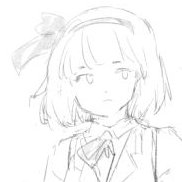
#> input picture test/rough/a.jpg, 182 x 182 px; its folder holds 4 pictures in this run
$ python koma_windows.py --root ../../test/rough
#> lines starting #> are read from the running program, lines starting #| are printed output that depends on the picture
"""Cut a koma panel into 480px windows and put it back.

Registered 2026-10-10 in doc/work_log.md. The window is an implementation
detail of the network; the unit of judgement is the panel, so everything the
model produces has to come back to panel coordinates before it is scored.

  size 480, stride 480 - OVERLAP, OVERLAP = 64
  the last row and column are CLAMPED to the panel edge, not padded, so a
  window always contains real image
  a panel under 480 in a dimension is padded with background white and the
  pad is removed before scoring  (shortcut, see doc/shortcuts.md)

  stitch(reduce="overwrite")  reproduces the input exactly -- IC4 runs on this
  stitch(reduce="mean")       averages overlapping predictions, then 0.5

IC4, the registered stop rule: cut a panel, reassemble, compare against the
panel PNG **as it sits on disk** -- not against our own tiling. Bit-identical
or nothing is trained. An off-by-one in the grid is invisible in every metric.
"""

import argparse
import sys
from pathlib import Path

import cv2
import numpy as np

SIZE = 480
OVERLAP = 64
BG = 255           # background white, the pad value


def grid(h, w, size=SIZE, overlap=OVERLAP):
    """Top-left corners covering (h, w). Clamped at the far edge, so the last
    window overlaps its neighbour by more than `overlap` rather than running
    past the panel."""
    stride = size - overlap
    assert stride > 0, "overlap must be smaller than the window"

    def starts(n):
        if n <= size:
            return [0]
        out = list(range(0, n - size + 1, stride))
        if out[-1] != n - size:
            out.append(n - size)
        return out
    return [(y, x) for y in starts(h) for x in starts(w)]


def pad_to(img, size=SIZE, value=BG):
    """Pad up to at least `size` in both dimensions. Returns (padded, (h, w))
    of the original, so the pad can be removed exactly."""
    h, w = img.shape[:2]
    ph, pw = max(0, size - h), max(0, size - w)
    if not (ph or pw):
        return img, (h, w)
    out = np.full((h + ph, w + pw) + img.shape[2:], value, dtype=img.dtype)
    out[:h, :w] = img
    return out, (h, w)


def cut(img, size=SIZE, overlap=OVERLAP):
    """Returns (windows, coords, original_shape). `img` may be 2-D or 3-D."""
    padded, orig = pad_to(img, size)
    h, w = padded.shape[:2]
    coords = grid(h, w, size, overlap)
    return [padded[y:y + size, x:x + size].copy() for (y, x) in coords], coords, orig


def stitch(windows, coords, orig, size=SIZE, reduce="mean", dtype=None):
    """Put windows back into panel coordinates and drop the pad.

    reduce="overwrite" is exact reassembly and is what IC4 checks.
    reduce="mean" averages the overlaps, then the caller thresholds.
    """
    h0, w0 = orig
    H = max(h0, max((y for y, _ in coords), default=0) + size)
    W = max(w0, max((x for _, x in coords), default=0) + size)
    tail = windows[0].shape[2:]
    if reduce == "overwrite":
        out = np.zeros((H, W) + tail, dtype=dtype or windows[0].dtype)
        for win, (y, x) in zip(windows, coords):
            out[y:y + size, x:x + size] = win
        return out[:h0, :w0]
    acc = np.zeros((H, W) + tail, dtype=np.float64)
    cnt = np.zeros((H, W) + (1,) * len(tail), dtype=np.float64)
    for win, (y, x) in zip(windows, coords):
        acc[y:y + size, x:x + size] += win
        cnt[y:y + size, x:x + size] += 1
    out = acc / np.maximum(cnt, 1)
    return out[:h0, :w0]


def _self_check():
    """One assert cell with a hand-computed value (foundation notice 4)."""
    # 1000x700 at size 480, stride 416: starts(1000) = 0,416,520 and
    # starts(700) = 0,220 -> 3 x 2 = 6 windows, written down before running.
    g = grid(1000, 700)
    assert g == [(0, 0), (0, 220), (416, 0), (416, 220), (520, 0), (520, 220)], g
    assert grid(480, 480) == [(0, 0)]
    assert grid(300, 300) == [(0, 0)]          # smaller than one window
    rng = np.random.default_rng(0)
    for shape in ((1000, 700), (300, 1200), (481, 479), (2000, 1500)):
        a = rng.integers(0, 256, shape, dtype=np.uint8)
        wins, coords, orig = cut(a)
        b = stitch(wins, coords, orig, reduce="overwrite")
        assert b.shape == a.shape and np.array_equal(a, b), shape
    # a constant field must survive the mean reduction exactly
    a = np.full((900, 900), 0.25)
    wins, coords, orig = cut(a)
    b = stitch(wins, coords, orig, reduce="mean")
    assert np.allclose(b, 0.25), b.min()
    return True


_self_check()


def ic4(paths, verbose=True):
    """IC4: reassembly must be bit-identical to the PNG on disk."""
    ok = 0
    for p in paths:
        img = cv2.imread(str(p), cv2.IMREAD_UNCHANGED)
        if img is None:
            print(f"  UNREADABLE {p}")
            continue
        wins, coords, orig = cut(img)
        back = stitch(wins, coords, orig, reduce="overwrite")
        same = back.shape == img.shape and np.array_equal(back, img)
        ok += same
        if verbose and not same:
            print(f"  MISMATCH {p.name}  {img.shape} -> {back.shape}")
    print(f"IC4 stitching: {ok}/{len(paths)} panels bit-identical to the PNG "
          f"on disk -> {'PASS' if ok == len(paths) else 'FAIL'}")
    return ok == len(paths)


def main():
    ap = argparse.ArgumentParser(description=__doc__)
    ap.add_argument("--root", required=True, help="panel dir with line/ and rough/")
    ap.add_argument("--limit", type=int, default=200)
    args = ap.parse_args()
    paths = []
    for which in ("line", "rough"):
        d = Path(args.root) / which
        if d.is_dir():
            paths += sorted(p for p in d.iterdir()
                            if p.suffix.lower() in (".png", ".jpg"))[:args.limit]
    print(f"self-check: PASS (grid and stitch assert cells)")
    sizes = [cv2.imread(str(p), cv2.IMREAD_UNCHANGED).shape[:2] for p in paths[:args.limit]]
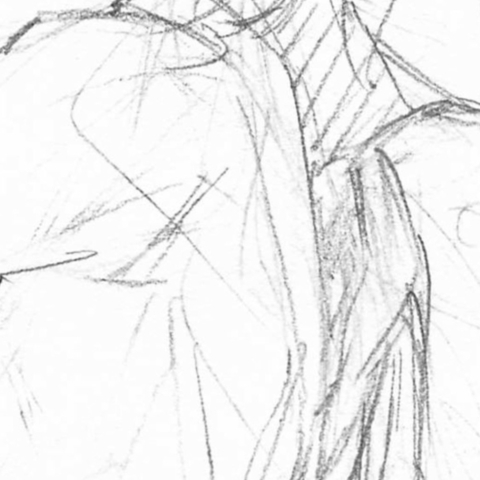
#> input picture test/rough/sample.jpg, 480 x 480 px
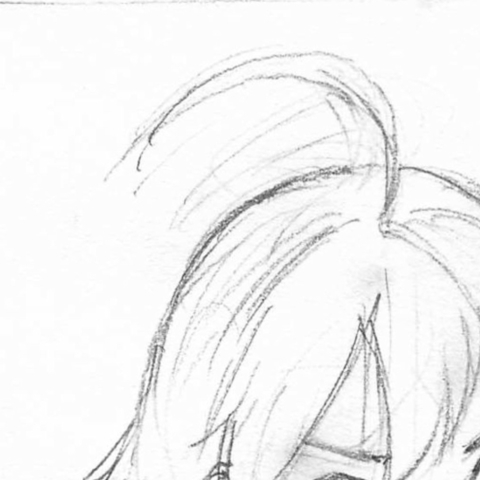
#> input picture test/rough/sample01.jpg, 480 x 480 px
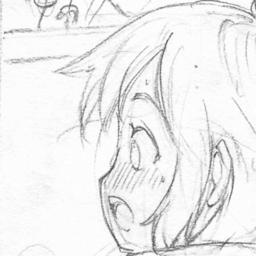
#> input picture test/rough/sample_face.jpg, 256 x 256 px
#> sizes = [(182, 182), (480, 480), (480, 480), (256, 256)]
    small = sum(1 for h, w in sizes if min(h, w) < SIZE)
#> small = 2
    print(f"{len(paths)} panels; {small} are under {SIZE}px on a side and are padded "
          f"(shortcut, doc/shortcuts.md)")
#| 4 panels; 2 are under 480px on a side and are padded (shortcut, doc/shortcuts.md)
    sys.exit(0 if ic4(paths) else 1)
#> in ic4, img is the input picture: shape (182, 182, 3); min 93, max 255, mean 247.8
#> in pad_to (call 6), `out[:h, :w] = img`:
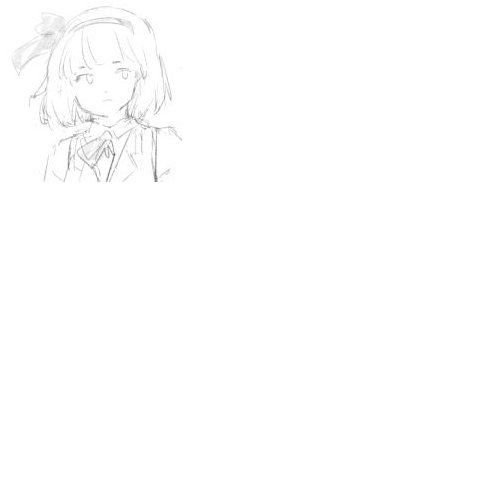
#> out: shape (480, 480, 3); min 93, max 255, mean 254
#> in ic4, `wins, coords, orig = cut(img)`: wins = 1 item; coords = [(0, 0)]; orig = (182, 182)
#> in ic4, `same = back.shape == img.shape and np.array_equal(back, img)`: same = True
#> in ic4, `ok += same`: ok = 1


if __name__ == "__main__":
    main()
#> (the program exits here)
